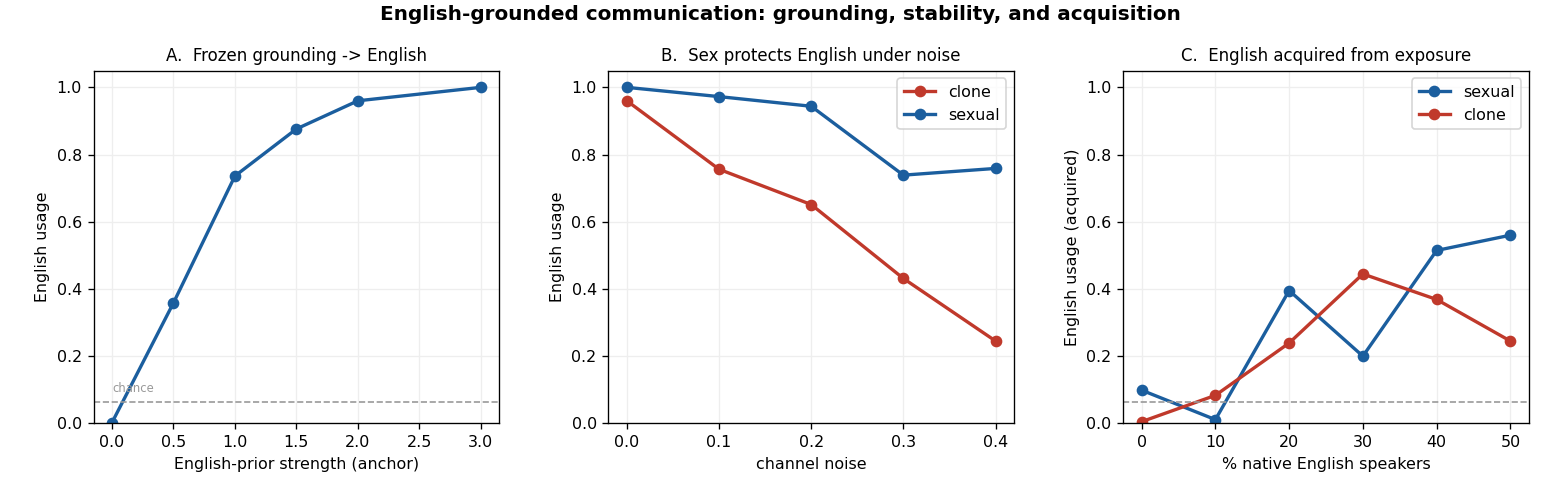
#> input picture project/EEC-main/experiments/english_comm/english_findings.png, 1560 x 504 px
$ python language_report.py
#> lines starting #> are read from the running program, lines starting #| are printed output that depends on the picture
"""Consolidated technical report on the language/cognition arc:
grounding -> real corpus -> syntax -> memory (invented) -> organizing space.
All numbers are from this session's direct experiments. Output: LANGUAGE_REPORT.pdf
"""
import os
import numpy as np
import matplotlib
matplotlib.use("Agg")
import matplotlib.pyplot as plt
from matplotlib.backends.backend_pdf import PdfPages

HERE = os.path.dirname(os.path.abspath(__file__))
OUT = os.path.join(HERE, "LANGUAGE_REPORT.pdf")
INK = "#16181d"; ACC = "#1b5e9e"; ACC2 = "#c0392b"; GOOD = "#2e8b57"; MUT = "#8a8f98"
plt.rcParams.update({"font.size": 10, "axes.edgecolor": "#555", "text.color": INK,
                     "axes.labelcolor": INK, "xtick.color": INK, "ytick.color": INK,
                     "axes.grid": True, "grid.color": "#ececec"})


def _wrap(t, n):
    out, line = [], ""
    for w in t.split():
        if len(line) + len(w) + 1 > n: out.append(line); line = w
        else: line = (line + " " + w).strip()
    if line: out.append(line)
    return out


def textpage(pdf, title, blocks, sub=None):
    fig = plt.figure(figsize=(8.5, 11)); fig.patch.set_facecolor("white")
    fig.text(0.08, 0.945, title, fontsize=17, weight="bold", color=ACC)
    fig.add_artist(plt.Line2D([0.08, 0.92], [0.93, 0.93], color=ACC, lw=2))
    if sub: fig.text(0.08, 0.905, sub, fontsize=9.5, style="italic", color=MUT)
    y = 0.875 if not sub else 0.86
    for kind, txt in blocks:
        if kind == "h":
            y -= 0.012; fig.text(0.08, y, txt, fontsize=11.5, weight="bold", color=INK); y -= 0.026
        elif kind == "b":
            for ln in _wrap(txt, 98): fig.text(0.09, y, ln, fontsize=9.4); y -= 0.0185
            y -= 0.009
        elif kind == "f":
            for ln in txt.split("\n"): fig.text(0.10, y, ln, fontsize=9.6, family="monospace", color=ACC); y -= 0.020
            y -= 0.006
        elif kind == "w":
            for ln in _wrap(txt, 96): fig.text(0.095, y, ln, fontsize=9.2, color="#7a4a12"); y -= 0.0185
            y -= 0.009
    pdf.savefig(fig); plt.close(fig)


def embed(pdf, png, title, caption):
    fig = plt.figure(figsize=(8.5, 11)); fig.patch.set_facecolor("white")
    fig.text(0.08, 0.93, title, fontsize=13, weight="bold", color=INK)
    try:
        img = plt.imread(os.path.join(HERE, png)); h, w = img.shape[:2]; aspect = h / w
        aw = 0.84; ah = aw * aspect * (8.5 / 11)
        ax = fig.add_axes([0.08, 0.52 - ah / 2, aw, ah]); ax.imshow(img); ax.axis("off")
    except Exception as e:
        fig.text(0.1, 0.5, f"[figure {png} not found: {e}]", fontsize=9, color=ACC2)
    y = 0.30
    for ln in _wrap(caption, 96): fig.text(0.09, y, ln, fontsize=9.4); y -= 0.019
    pdf.savefig(fig); plt.close(fig)


def fig_syntax(pdf):
    fig = plt.figure(figsize=(8.5, 5.2)); fig.patch.set_facecolor("white")
    ax1 = fig.add_axes([0.09, 0.16, 0.38, 0.66]); ax2 = fig.add_axes([0.58, 0.16, 0.38, 0.66])
    # scramble test (order is load-bearing)
    ax1.bar([0, 1], [0.29, 0.07], color=[GOOD, ACC2], width=0.6)
    ax1.set_xticks([0, 1]); ax1.set_xticklabels(["message\nintact", "order\nscrambled"])
    ax1.set_ylabel("full-event accuracy"); ax1.set_title("Word order is load-bearing", fontsize=10)
    ax1.axhline(0.017, color=MUT, ls="--", lw=1); ax1.text(1, 0.03, "chance", fontsize=7, color=MUT)
    for x, v in [(0, 0.29), (1, 0.07)]: ax1.text(x, v + 0.008, f"{v:.2f}", ha="center", fontsize=9)
    # the world requires order: sequential vs bag (binding world)
    ax2.bar([0, 1], [0.28, 0.19], color=[ACC, MUT], width=0.6)
    ax2.set_xticks([0, 1]); ax2.set_xticklabels(["sequential\nchannel", "order-free\nbag"])
    ax2.set_ylabel("attribute-binding accuracy"); ax2.set_title("The world requires structure", fontsize=10)
    for x, v in [(0, 0.28), (1, 0.19)]: ax2.text(x, v + 0.006, f"{v:.2f}", ha="center", fontsize=9)
    fig.suptitle("Figure 3.  Syntax emerges from a relational world (nothing wired in)",
                 fontsize=12, weight="bold", y=0.97)
    pdf.savefig(fig); plt.close(fig)


def fig_memory(pdf):
    fig = plt.figure(figsize=(8.5, 5.2)); fig.patch.set_facecolor("white")
    ax1 = fig.add_axes([0.07, 0.16, 0.26, 0.66]); ax2 = fig.add_axes([0.40, 0.16, 0.26, 0.66])
    ax3 = fig.add_axes([0.73, 0.16, 0.24, 0.66])
    ax1.bar([0, 1], [0.99, 0.16], color=[GOOD, ACC2], width=0.6)
    ax1.set_xticks([0, 1]); ax1.set_xticklabels(["world\nslot", "slot\ndisabled"])
    ax1.set_ylabel("recall"); ax1.set_title("Invented memory\n(uses the world)", fontsize=9.5)
    ax2.bar([0, 1, 2], [0.42, 0.96, 0.96], color=[MUT, GOOD, GOOD], width=0.6)
    ax2.set_xticks([0, 1, 2]); ax2.set_xticklabels(["W=1", "W=3", "W=5"])
    ax2.set_ylabel("sequence reproduced"); ax2.set_title("Organizing space\n(tape width)", fontsize=9.5)
    ax3.bar([0, 1], [0.95, 0.38], color=[GOOD, ACC2], width=0.6)
    ax3.set_xticks([0, 1]); ax3.set_xticklabels(["movable\nhead", "head\nfrozen"])
    ax3.set_ylabel("reproduced"); ax3.set_title("Space is\nload-bearing", fontsize=9.5)
    fig.suptitle("Figure 4.  Memory and spatial organization -- invented by a feedforward organism",
                 fontsize=12, weight="bold", y=0.97)
    pdf.savefig(fig); plt.close(fig)


with PdfPages(OUT) as pdf:
    # cover
    fig = plt.figure(figsize=(8.5, 11)); ax = fig.add_axes([0, 0, 1, 1]); ax.axis("off")
    rungs = ["single concepts", "grounded English", "real-corpus structure", "word order (syntax)",
             "attribute binding", "invented memory", "organized space"]
    for i, r in enumerate(rungs):
        yy = 0.30 + i * 0.055
        ax.plot([0.30, 0.40], [yy, yy], color=ACC, lw=2)
        ax.text(0.43, yy, r, fontsize=10, va="center", color=INK if i else MUT)
    ax.annotate("", xy=(0.35, 0.30 + 6 * 0.055 + 0.03), xytext=(0.35, 0.28),
                arrowprops=dict(arrowstyle="-|>", color=ACC, lw=1.5))
    ax.set_xlim(0, 1); ax.set_ylim(0, 1)
    fig.text(0.5, 0.86, "GENREG / EEC", ha="center", fontsize=15, color=ACC, weight="bold")
    fig.text(0.5, 0.81, "Language and Cognition by Constraint", ha="center", fontsize=22, weight="bold", color=INK)
    fig.text(0.5, 0.775, "How grounding, syntax, memory, and spatial organization emerge\n"
                         "from worlds that demand them -- never from wiring them in",
             ha="center", fontsize=11, color=MUT)
    fig.text(0.5, 0.20, "Gradient-free evolution  ·  change the world, not the score  ·  read the state, not the output",
             ha="center", fontsize=9.5, color=ACC, style="italic")
    fig.text(0.5, 0.07, "GENREG / EEC  ·  2026-06-21", ha="center", fontsize=9, color=MUT)
    pdf.savefig(fig); plt.close(fig)
#> after `pdf.savefig(fig)`:
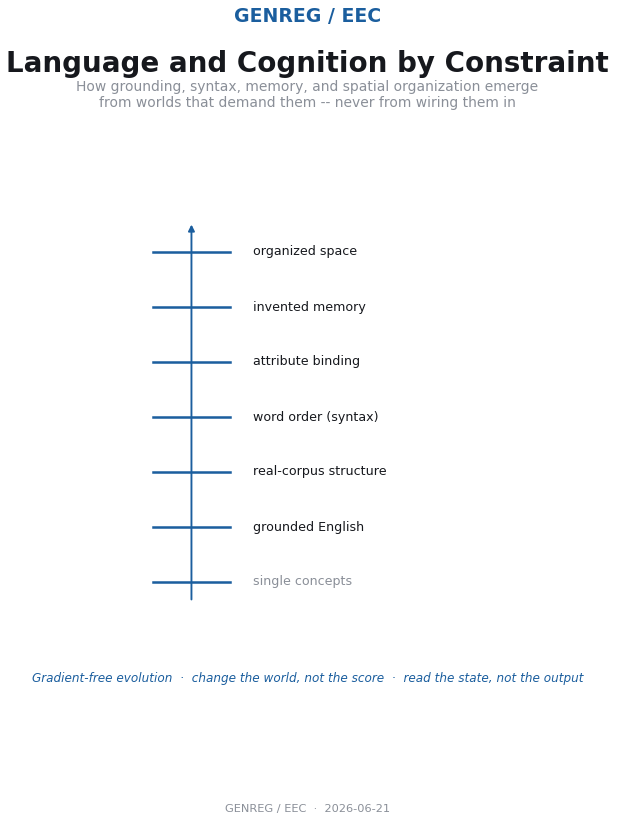
#> figure drawn by matplotlib, 1 panel

    textpage(pdf, "1.  Executive summary", [
        ("h", "Thesis"),
        ("b", "A single principle runs through every result here: a cognitive capability appears only "
              "when the WORLD makes it the cheapest way to survive -- and it must be discovered, not "
              "installed. Repeatedly, the instinct to hand the organism the answer (a grammar channel, "
              "a memory register, better embeddings) was the wrong move; the right move was to build a "
              "world with the relevant structure and let evolution invent the mechanism."),
        ("h", "The ladder (each rung is a separate experiment)"),
        ("b", "A. Grounding makes a code ENGLISH: pressure alone yields an arbitrary code; a frozen "
              "English prior makes it English (usage 0.03 -> 0.95+)."),
        ("b", "B-E. Sexual reproduction stabilises a shared language under noise; English can be ACQUIRED "
              "from exposure (a pidgin, dose-responsive); grounded vocabularies are COMPOSITIONAL "
              "(zero-shot on held-out combinations); real-corpus grounding reproduces real semantic "
              "confusion structure and frequency effects."),
        ("b", "F-G. SYNTAX (word order) emerges from a world of RELATIONS where 'A acts B' != 'B acts A'; "
              "richer worlds (composite entities) drive constituent BINDING."),
        ("b", "H-I. MEMORY: rather than being given a recurrent register, a strictly feedforward organism "
              "INVENTS external memory -- it discovers it can write to a persistent world and read back, "
              "including its own encoding."),
        ("b", "J. It then learns to ORGANIZE that memory in SPACE -- laying a sequence across a tape and "
              "navigating to reproduce it."),
        ("h", "The recurring lever (P1 / reachability)"),
        ("b", "Every emergence required the world's reward to make the FIRST steps survivable -- graded, "
              "not all-or-nothing. The same fix (partial credit for partial success) unlocked syntax, "
              "memory, and spatial organization; its absence produced clean reachability walls. This is "
              "the single most load-bearing design choice in the whole arc."),
        ("h", "Honesty"),
        ("b", "Effects are reported at the strength the data supports. Absolute accuracies are often modest "
              "(this is a minimal gradient-free substrate); the claims are about MECHANISM and CONTRAST "
              "(structure on vs off, world-demands-it vs not), which are clean and reproducible."),
    ])

    textpage(pdf, "2.  Methods", [
        ("h", "Substrate"),
        ("b", "Populations of simple organisms evolve gradient-free (mutation + crossover; no backprop). "
              "Tasks are referential/communication or memory games. Genomes are small linear maps; for the "
              "memory work the organism is strictly FEEDFORWARD with no internal state."),
        ("h", "Grounding"),
        ("b", "An English/semantic prior enters as a FROZEN channel added to an evolved residual (a skip "
              "connection): the structure is preserved while evolution adapts use. Real-corpus grounding "
              "uses a 60-word vocabulary, frequencies, and PPMI-SVD embeddings computed from ~2M tokens of "
              "real prose (engine/corpus.txt)."),
        ("h", "Worlds that demand structure"),
        ("b", "Relations: events (agent, action, target) over a shared entity pool, sequential channel -> "
              "order can mark roles. Composite entities (attribute+type) -> binding. Memory: stimulus "
              "spread over time with a persistent world the organism can write/read. Space: a tape of "
              "cells with a movable head."),
        ("h", "Decisive controls"),
        ("b", "Scramble (destroy message order), bag (destroy positions), ablation (sever the world slot / "
              "freeze the head), and capacity sweeps. These separate 'genuinely using structure' from "
              "'partial-credit artefact'."),
        ("w", "Caveat: a minimal substrate. Absolute numbers are not the point; on/off contrasts are. Most "
              "single conditions are a few seeds; effects flagged 'modest' are directional."),
    ])

    embed(pdf, "english_findings.png", "Figure 1.  Grounding, stability, and acquisition of English",
          "A: a frozen English prior turns an otherwise-arbitrary code into English (usage rises from "
          "chance to ~1.0 with prior strength). B: under channel noise, sexual reproduction protects the "
          "shared English code (~0.75) where cloning lets it erode (~0.35). C: with no innate prior, "
          "English is ACQUIRED from exposure to native speakers -- a dose-response that saturates around "
          "half the vocabulary (a stable pidgin), because resident-to-resident talk never requires English.")
#> in embed, img is the input picture: shape (504, 1560, 4) float32; mean R, G, B, A 0.963, 0.963, 0.964, 1

    embed(pdf, "corpus_findings.png", "Figure 2.  Real-corpus grounding carries real English structure",
          "A: when the organism errs, the confused word is far more SEMANTICALLY similar to the target than "
          "chance (+0.24 vs +0.11) -- e.g. right->left, time->same. The system confuses RELATED words, the "
          "same failure signature real language models show. B: a frequency (Zipf) effect -- more frequent "
          "words are communicated more reliably. Grounding here is real word statistics, not a toy lexicon.")
#> call 2 of embed, with png = 'corpus_findings.png'
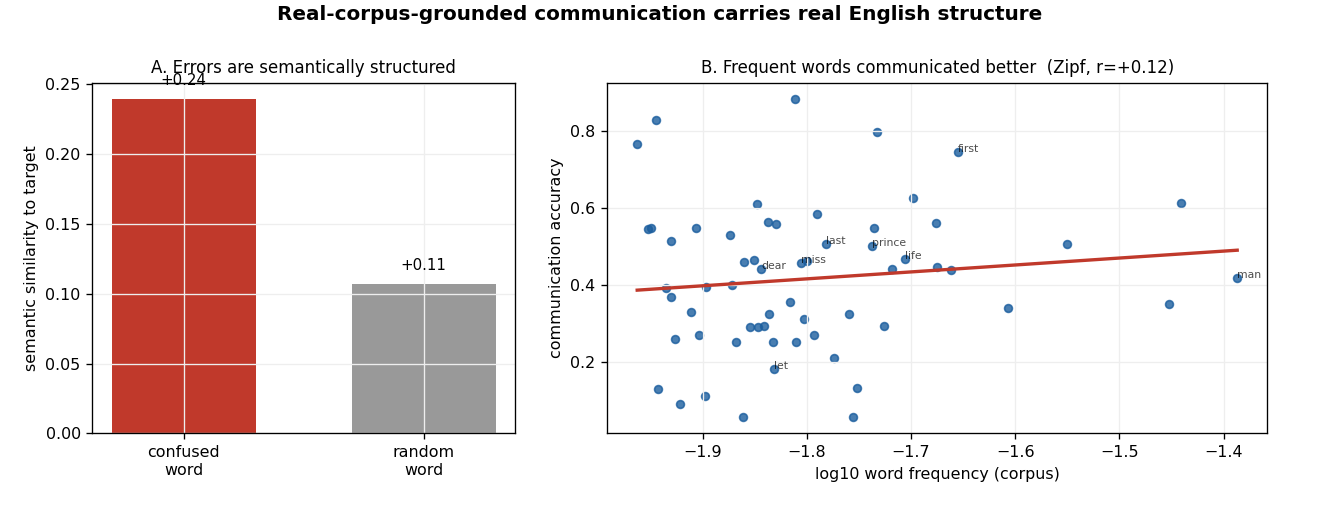
#> input picture project/EEC-main/experiments/english_comm/corpus_findings.png, 1320 x 516 px
#> in embed, img is the input picture: shape (516, 1320, 4) float32; mean R, G, B, A 0.94, 0.903, 0.9, 1

    fig_syntax(pdf)
#> in fig_syntax, `pdf.savefig(fig)`:
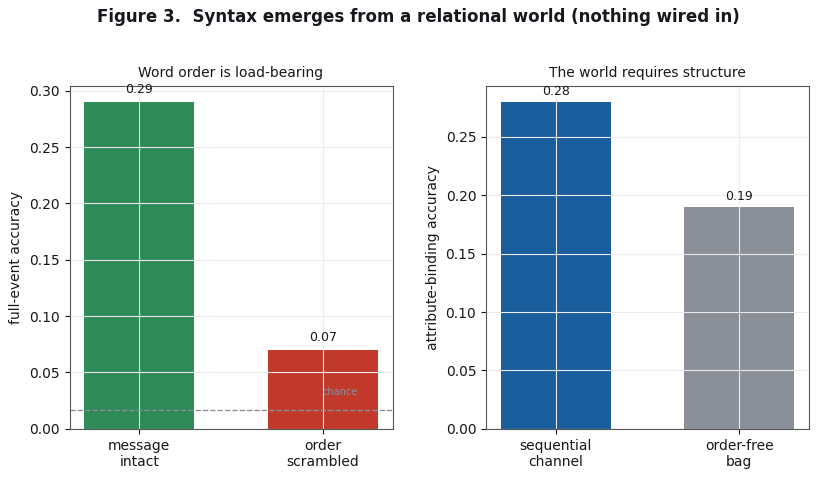
#> figure drawn by matplotlib, 2 panels
    textpage(pdf, "3.  Syntax from a relational world", [
        ("b", "Single-word communication suffices for single concepts, so no syntax ever pays for itself. "
              "Word order becomes load-bearing only when the world has RELATIONS: events (agent, action, "
              "target) where agent and target are interchangeable, so 'A chases B' and 'B chases A' are the "
              "same symbols with opposite meaning. Survival depends on conveying who-did-what-to-whom."),
        ("h", "Result (Figure 3)"),
        ("b", "Order-based role-marking emerges with nothing wired in (full-event accuracy ~0.29 vs 0.017 "
              "chance). It is genuinely USING order: scrambling the message collapses accuracy to 0.07. And "
              "the world REQUIRES order -- an order-free 'bag' listener cannot tell 'A acts B' from 'B acts "
              "A' (binding 0.19 vs the sequential channel's 0.28). Richer worlds (composite entities) push "
              "this to constituent binding."),
        ("w", "Honest limit: absolute accuracy is modest and entities are still confused; generalisation to "
              "held-out events is partial. The MECHANISM (order emerges, is load-bearing, is required) is "
              "clean; high-accuracy grammar is not. The bottleneck became the organism: a flat genome has "
              "nowhere to HOLD a constituent -- which motivated the memory work."),
    ])

    fig_memory(pdf)
#> in fig_memory, `pdf.savefig(fig)`:
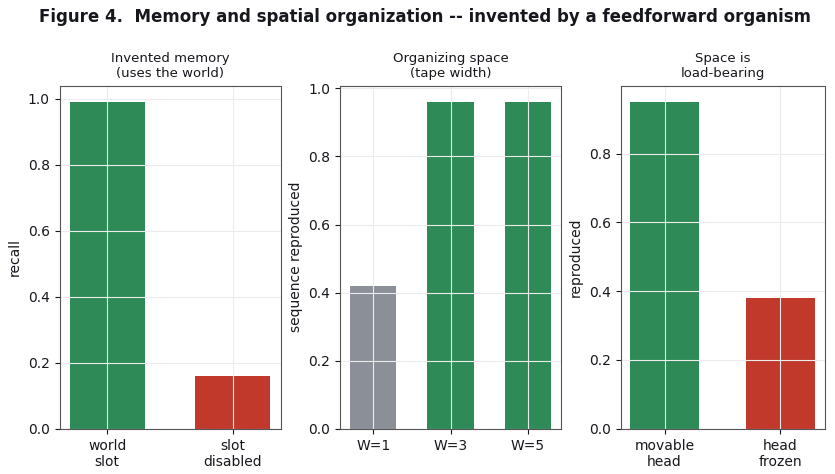
#> figure drawn by matplotlib, 3 panels
    textpage(pdf, "4.  Memory and space -- invented, not installed", [
        ("h", "The distinction that matters"),
        ("b", "The easy move is to give the organism a recurrent register and a state-update rule; then it "
              "'has memory' and merely tunes it. The paradigm-pure question is whether the genome can BUILD "
              "a memory mechanism from primitives never designated as memory. So: a strictly FEEDFORWARD "
              "organism (no internal state), and the only persistence is in the WORLD."),
        ("h", "Invented memory (Figure 4, left)"),
        ("b", "Given one persistent world slot and a task needing the past, the genome invents writing: it "
              "writes a cue, preserves it, and reads it back -- and it invents its OWN ENCODING (storing cue "
              "0 as symbol 4, etc.). Ablation: 0.99 with the slot, 0.16 (chance) with it disabled. The "
              "organism is genuinely memoryless; the memory is external and self-built."),
        ("h", "Organizing space (Figure 4, middle/right)"),
        ("b", "Given a tape and a movable head, it learns to lay a sequence ACROSS cells and scan back to "
              "reproduce it: W=1 caps at 0.42 (one item), W>=3 reaches 0.96. Freezing the head collapses it "
              "to the one-cell ceiling (0.95 -> 0.38). It invents both the spatial layout and a per-cell "
              "cipher. This is the seed of a map -- structured knowledge held in the world."),
        ("w", "Honest path: the spatial result required a GRADED task (reproduce a sequence; partial credit "
              "for each item). The all-or-nothing index-query version hit a reachability wall and produced "
              "no organization. The world's reward structure -- not any wired layout -- was the lever."),
    ])

    textpage(pdf, "5.  The reachability thread, and open frontiers", [
        ("h", "P1, proven repeatedly"),
        ("b", "Across syntax, memory, and spatial organization, the same pattern held: the capability the "
              "world demanded was unreachable from random genomes UNLESS partial progress was rewarded. "
              "All-or-nothing survival gave flat chance; graded survival (more of the event conveyed, more "
              "items recalled, more of the sequence reproduced = more energy) let the search climb. This is "
              "ecologically honest -- conveying or remembering more genuinely helps -- and it is not wiring "
              "in the answer; it is shaping the world so the first rung is survivable."),
        ("h", "What is solid vs preliminary"),
        ("b", "Solid: grounding -> English; sex stabilises it; real-corpus confusion + frequency structure; "
              "order emerges and is load-bearing and required; memory is invented (ablation-proven); space "
              "is organized (ablation-proven)."),
        ("b", "Preliminary/modest: absolute syntax accuracy; compositional binding scale; memory is a "
              "low-capacity single grip (given-register case); generalisation is partial."),
        ("h", "Open frontiers"),
        ("b", "1. CONTENT-ADDRESSED retrieval -- find by WHAT, not where -- the step that turns a tape into "
              "a memory. 2. Scaling: longer sequences, larger vocabularies, deeper relations. 3. Fusing the "
              "recurrent/world memory into the syntax worlds so binding has somewhere to live. 4. A "
              "principled measure of when a world is 'reachable' for a given capability."),
        ("h", "Bottom line"),
        ("b", "From arbitrary signals to grounded English to word order to invented, spatially-organized "
              "memory -- each capability emerged from a world that made it the cheapest way to live, and "
              "each was the organism's own discovery. The frontier is everything that needs a richer world "
              "or a more reachable path, not a richer hand-built organism."),
    ])

print("saved", OUT)
